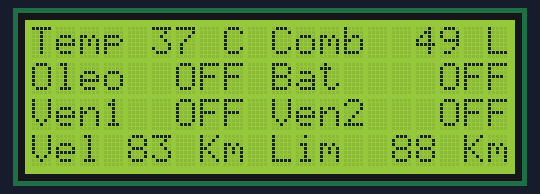
This sketch was run on a simulated Arduino Leonardo, built with avr-gcc and run on an emulated ATmega32U4. Shown: 20×4 character LCD. Random numbers use the default seed unless the sketch sets one; what the sketch prints to the serial monitor is not drawn.

Above: at 0.2 s.
At 5.0 s:
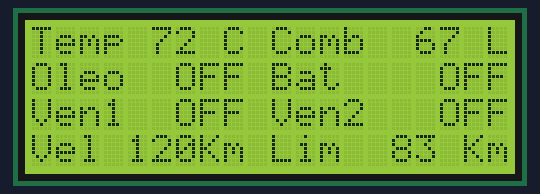
At 9.9 s:
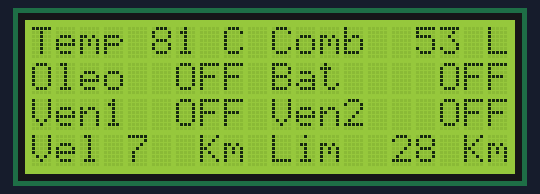
At 19.5 s:
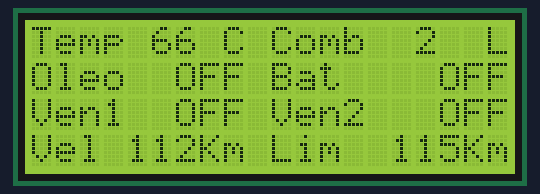
At 29.1 s:
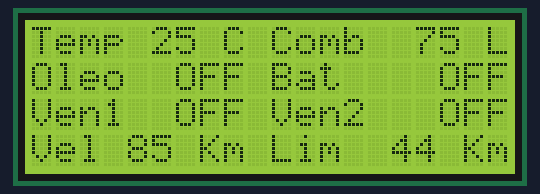
At 39.3 s:
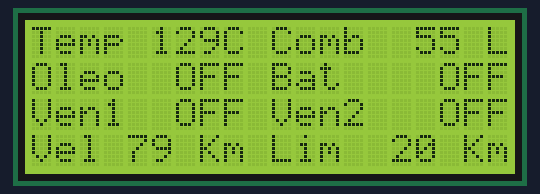

The sketch:

LiquidCrystal_20x4_Test.ino
```cpp
#include <LiquidCrystal_PCF8574.h>
#include <Wire.h>
LiquidCrystal_PCF8574 lcd(0x27); // set the LCD address to 0x27 for a 16 chars and 2 line display
int temp,comb,vel,lim = 0;
bool oleo,bat,ven1,ven2 = 0;
String oleo1,bat1,ven11,ven21;

void tela();
void valores();
void sensores();

void setup()
{
  int error;
  Serial.begin(115200);
  Serial.println("LCD...");
  // wait on Serial to be available on Leonardo
  while (!Serial)
    ;
  Serial.println("Dose: check for LCD");
  // See http://playground.arduino.cc/Main/I2cScanner how to test for a I2C device.
  Wire.begin();
  Wire.beginTransmission(0x27);
  error = Wire.endTransmission();
  Serial.print("Error: ");
  Serial.print(error);

  if (error == 0) {
    Serial.println(": LCD found.");
    lcd.begin(20, 4); // initialize the lcd

  } else {
    Serial.println(": LCD not found.");
  } // if
  lcd.noBlink();

  lcd.noCursor();
//temp=120;
//comb=80;
//vel=120;
//lim=60;

} // setup()


void loop()
{
  temp=random(130);
  comb=random(80);
  vel=random(130);
  lim=random(130);
  lcd.setBacklight(255);
  lcd.home();
  //lcd.clear();

  sensores();
  tela();
  valores();
  delay(500);
}
void valores(){
  lcd.setCursor(5, 0); lcd.print("   ");
  lcd.setCursor(5, 0); lcd.print(temp);
  lcd.setCursor(16, 0); lcd.print("  ");
  lcd.setCursor(16, 0); lcd.print(comb);
  lcd.setCursor(6, 1); lcd.print("   ");
  lcd.setCursor(6, 1); lcd.print(oleo1);
  lcd.setCursor(17, 1); lcd.print("   ");
  lcd.setCursor(17, 1); lcd.print(bat1);
  lcd.setCursor(6, 2); lcd.print("   ");
  lcd.setCursor(6, 2); lcd.print(ven11);
  lcd.setCursor(17, 2); lcd.print("   ");
  lcd.setCursor(17, 2); lcd.print(ven21);
  lcd.setCursor(4, 3); lcd.print("   ");
  lcd.setCursor(4, 3); lcd.print(vel);
  lcd.setCursor(15, 3); lcd.print("   ");
  lcd.setCursor(15, 3); lcd.print(lim);

}
void sensores(){
if(oleo==0)oleo1="OFF";
if(oleo==1)oleo1="ON";
if(bat==0)bat1="OFF";
if(bat==1)bat1="ON";
if(ven1==0)ven11="OFF";
if(ven1==1)ven11="ON";
if(ven2==0)ven21="OFF";
if(ven2==1)ven21="ON";
}

void tela() {
  lcd.setCursor(0, 0); lcd.print("Temp");  lcd.setCursor(8, 0);  lcd.print("C");
  lcd.setCursor(10, 0); lcd.print("Comb");  lcd.setCursor(19, 0);  lcd.print("L");
  lcd.setCursor(0, 1); lcd.print("Oleo");
  lcd.setCursor(10, 1); lcd.print("Bat");
  lcd.setCursor(0, 2); lcd.print("Ven1");
  lcd.setCursor(10, 2); lcd.print("Ven2");
  lcd.setCursor(0, 3); lcd.print("Vel");  lcd.setCursor(7, 3); lcd.print("Km");
  lcd.setCursor(10, 3); lcd.print("Lim");  lcd.setCursor(18, 3); lcd.print("Km");
}


/*
    lcd.setBacklight(255);
    lcd.home();
    lcd.clear();
    lcd.print("Hello LCD");
    lcd.cursor();
    lcd.blink();
    lcd.noBlink();
    lcd.noCursor();
    lcd.noDisplay();
    lcd.setCursor(0, 0);
    lcd.scrollDisplayLeft();
    lcd.scrollDisplayRight();
*/
```

Measured:
- what the display in image 0 shows lasts 0.6 s, from 0.2 s to 0.8 s
